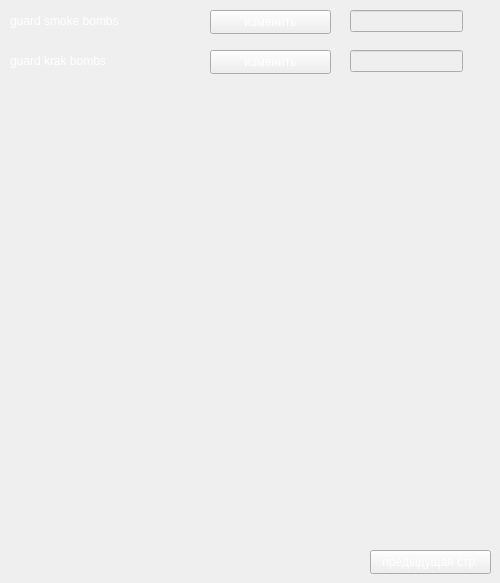
      <widget class="QWidget" name="IG_page_ability_2">
       <widget class="QLabel" name="guard_thermo_generator_51">
        <property name="geometry">
         <rect>
          <x>10</x>
          <y>10</y>
          <width>181</width>
          <height>21</height>
         </rect>
        </property>
        <property name="styleSheet">
         <string notr="true">color:#fff</string>
        </property>
        <property name="text">
         <string>guard smoke bombs</string>
        </property>
       </widget>
       <widget class="QPushButton" name="pushChange_87">
        <property name="geometry">
         <rect>
          <x>210</x>
          <y>10</y>
          <width>121</width>
          <height>24</height>
         </rect>
        </property>
        <property name="styleSheet">
         <string notr="true">color:#fff</string>
        </property>
        <property name="text">
         <string>изменить</string>
        </property>
       </widget>
       <widget class="QLineEdit" name="line_guard_smoke_bombs">
        <property name="enabled">
         <bool>false</bool>
        </property>
        <property name="geometry">
         <rect>
          <x>350</x>
          <y>10</y>
          <width>113</width>
          <height>22</height>
         </rect>
        </property>
        <property name="font">
         <font>
          <pointsize>12</pointsize>
         </font>
        </property>
        <property name="styleSheet">
         <string notr="true">color:#fff</string>
        </property>
        <property name="alignment">
         <set>Qt::AlignCenter</set>
        </property>
       </widget>
       <widget class="QLineEdit" name="line_guard_krak_bombs">
        <property name="enabled">
         <bool>false</bool>
        </property>
        <property name="geometry">
         <rect>
          <x>350</x>
          <y>50</y>
          <width>113</width>
          <height>22</height>
         </rect>
        </property>
        <property name="font">
         <font>
          <pointsize>12</pointsize>
         </font>
        </property>
        <property name="styleSheet">
         <string notr="true">color:#fff</string>
        </property>
        <property name="alignment">
         <set>Qt::AlignCenter</set>
        </property>
       </widget>
       <widget class="QPushButton" name="pushChange_88">
        <property name="geometry">
         <rect>
          <x>210</x>
          <y>50</y>
          <width>121</width>
          <height>24</height>
         </rect>
        </property>
        <property name="styleSheet">
         <string notr="true">color:#fff</string>
        </property>
        <property name="text">
         <string>изменить</string>
        </property>
       </widget>
       <widget class="QLabel" name="guard_thermo_generator_52">
        <property name="geometry">
         <rect>
          <x>10</x>
          <y>50</y>
          <width>181</width>
          <height>21</height>
         </rect>
        </property>
        <property name="styleSheet">
         <string notr="true">color:#fff</string>
        </property>
        <property name="text">
         <string>guard krak bombs</string>
        </property>
       </widget>
       <widget class="QPushButton" name="pred_btn_4">
        <property name="geometry">
         <rect>
          <x>370</x>
          <y>550</y>
          <width>121</width>
          <height>24</height>
         </rect>
        </property>
        <property name="styleSheet">
         <string notr="true">color:#fff</string>
        </property>
        <property name="text">
         <string>предыдущая стр.</string>
        </property>
       </widget>
      </widget>
